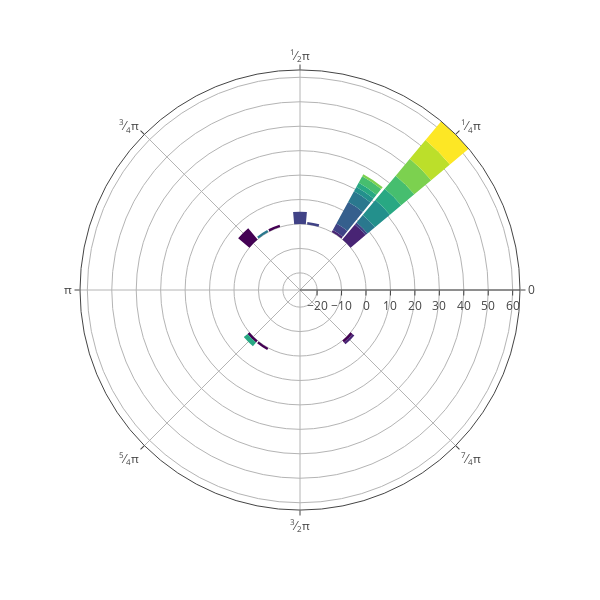
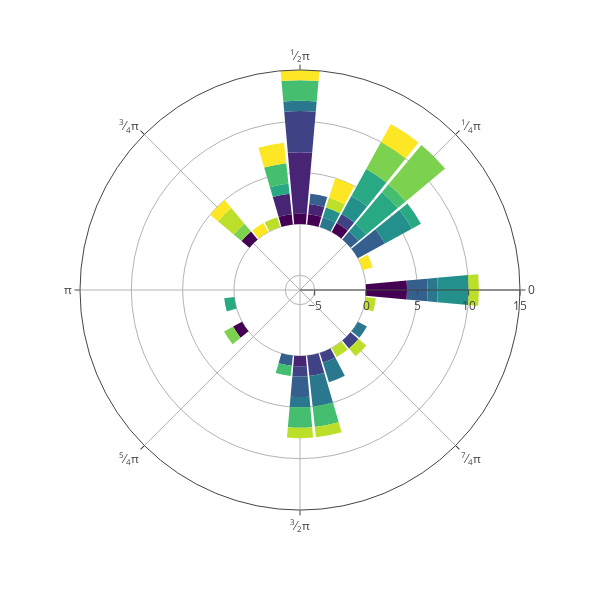
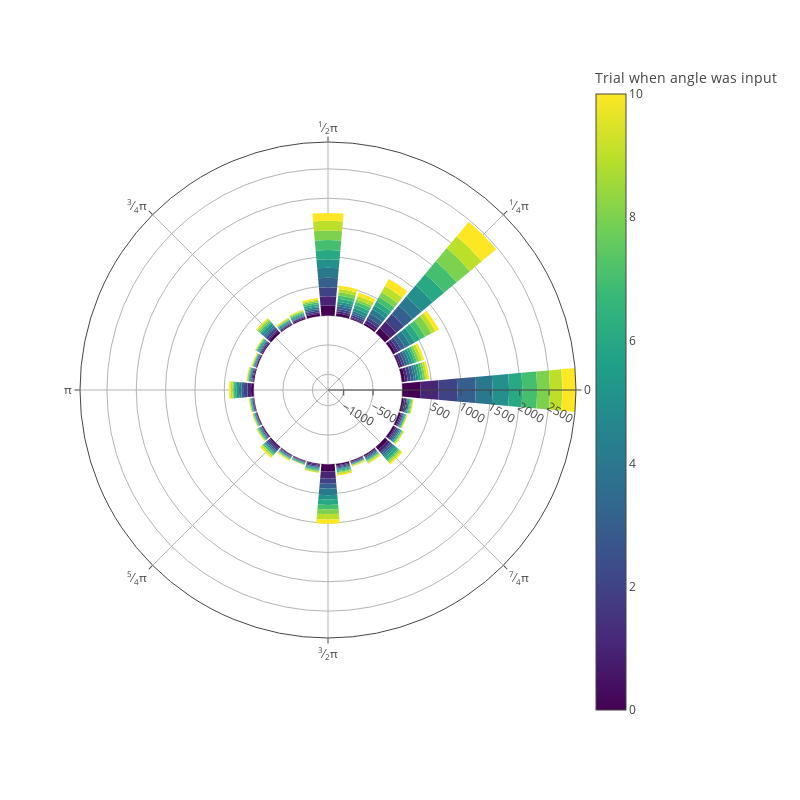

Source (notebook cell) for these figures, in order:
### Code cell
# This is still a bit hard to read, let's plot an alternative figure ! 
# Idea : polar histogram showing counts of actions performed by the subjects, with 
# each action given a specific color : 
# array of angles, between -pi and pi
angles = np.atan2(all_actions_data[...,1,1]-all_actions_data[...,0,1],all_actions_data[...,1,0]-all_actions_data[...,0,0])
print(angles.shape)  # Nsubjects x Ntrials x Nactions

N_bin_categories = 32 # A multiple of 4 (or 8 !)

# The middle of the cardinal points should be the center of their respective bins
half_a_bin = (2*np.pi/(N_bin_categories))*0.5
bins = np.linspace(-np.pi + half_a_bin,np.pi - half_a_bin,N_bin_categories) 

digitized_angles = np.zeros_like(angles)
for subject in range(angles.shape[0]):
    for trial in range(angles.shape[1]):
        digitized_angles[subject,trial,:] = np.digitize(angles[subject,trial,:],bins)   
digitized_angles[digitized_angles > N_bin_categories-1] = 0
digitized_angles = digitized_angles.astype(int)

angle_counts = np.zeros((Nsubj,Ntrials,N_bin_categories))
for subject in range(angles.shape[0]):
    for trial in range(angles.shape[1]):
        angle_counts[subject,trial,:] = np.bincount(digitized_angles[subject,trial,:],minlength=N_bin_categories)

# Let's transform it into a pandas dataframe with 4 coordinates ! 
def using_multiindex(_array, columns):
    shape = _array.shape
    index = pd.MultiIndex.from_product([range(s)for s in shape], names=columns)
    df = pd.DataFrame({'Value': _array.flatten()}, index=index).reset_index()
    return df
df_digit_angles = using_multiindex(digitized_angles, ["Subject","Trial","Timestep"])
df_anglecounts = using_multiindex(angle_counts, ["Subject","Trial","Angle"])




# Plot the angles for each specific subject !
def get_fig_for_subject(subj_id,size=800):
    subject_anglecounts = df_anglecounts.loc[df_anglecounts["Subject"]==subj_id][["Trial", "Angle", "Value"]]
    subject_anglecounts["Angle_degrees"] = (subject_anglecounts["Angle"]/(N_bin_categories))*360 - 180
    fig = px.bar_polar(subject_anglecounts, r="Value", theta="Angle_degrees",
                    color="Trial", template="none",
                    labels={"Trial": "Trial when angle was input"},
                    hover_data={"Trial":True, "Value":True ,"Angle_degrees":True}
                    )

    fig.update_layout(width=size, height=size)

    PERCENT_MIDDLE = 0.30
    # maximum value for the array considered :
    max_angle_count = subject_anglecounts.groupby(['Angle'])["Value"].sum().max()
    min_val = -(PERCENT_MIDDLE/(1-PERCENT_MIDDLE))*max_angle_count

    # Adjust the layout to rotate the plot
    fig.update_layout(
        showlegend=False,
        polar=dict(
            angularaxis=dict(
                rotation=0, 
                thetaunit = "radians",
                direction = "counterclockwise"
            ),
            radialaxis = dict(
                range=[min_val,max_angle_count]
            )
        )
    )
    fig.update(layout_coloraxis_showscale=False)
    
    # fig.update_layout(
    #     margin={'t':0,'l':0,'b':0,'r':0}
    # )
    
    # fig.update_layout(legend=dict(
    #     orientation="v",
    #     yanchor="top",
    #     y=-0.1,
    #     xanchor="center",
    #     x=0.5),
    # )
    return fig


# Plot the angles for each specific subject !
def get_fig_for_all_subjects(size=800,showlegend=True):
    total_anglecounts = df_anglecounts.groupby(["Trial","Angle"])["Value"].sum()
    # total_anglecounts["Total"] = total_anglecounts["Value"].sum()
    total_anglecounts_df = total_anglecounts.reset_index()
    
    total_anglecounts_df["Angle_degrees"] = (total_anglecounts_df["Angle"]/(N_bin_categories))*360 - 180
    fig = px.bar_polar(total_anglecounts_df, r="Value", theta="Angle_degrees",
                    color="Trial", template="none",
                    labels={"Trial": "Trial when angle was input"},
                    hover_data={"Trial":True, "Value":True ,"Angle_degrees":True}
                    )

    fig.update_layout(width=size, height=size)

    PERCENT_MIDDLE = 0.30
    # maximum value for the array considered :
    max_angle_count = total_anglecounts_df.groupby(['Angle'])["Value"].sum().max()
    min_val = -(PERCENT_MIDDLE/(1-PERCENT_MIDDLE))*max_angle_count

    # Adjust the layout to rotate the plot
    fig.update_layout(
        showlegend=False,
        polar=dict(
            angularaxis=dict(
                rotation=0, 
                thetaunit = "radians",
                direction = "counterclockwise"
            ),
            radialaxis = dict(
                range=[min_val,max_angle_count]
            )
        )
    )
    fig.update(layout_coloraxis_showscale=showlegend)
    
    # fig.update_layout(
    #     margin={'t':0,'l':0,'b':0,'r':0}
    # )
    
    # fig.update_layout(legend=dict(
    #     orientation="v",
    #     yanchor="top",
    #     y=-0.1,
    #     xanchor="center",
    #     x=0.5),
    # )
    return fig

my_figure = get_fig_for_subject(0,600)
my_figure.show()

my_figure = get_fig_for_subject(1,600)
my_figure.show()


all_subjects_figure = get_fig_for_all_subjects()
all_subjects_figure.show()

### Figure 1 — Plotly figure (JSON) as saved in the notebook; plotly's stock layout.template omitted (floating-point values rounded to 4 significant figures; data arrays with more than 128 entries replaced by an {"elided": "..."} marker saying what was removed)
{"data": [{"customdata": {"elided": "352x3 float values"}, "hovertemplate": "Value=%{customdata[1]}<br>Angle_degrees=%{customdata[2]}<br>Trial when angle was input=%{marker.color}<extra></extra>", "legendgroup": "", "marker": {"color": {"elided": "352 int values"}, "coloraxis": "coloraxis", "pattern": {"shape": ""}}, "name": "", "r": {"elided": "352 int values"}, "showlegend": false, "subplot": "polar", "theta": {"elided": "352 float values"}, "type": "barpolar"}], "layout": {"barmode": "relative", "coloraxis": {"colorbar": {"title": {"text": "Trial when angle was input"}}, "colorscale": [[0, "#440154"], [0.1111, "#482878"], [0.2222, "#3e4989"], [0.3333, "#31688e"], [0.4444, "#26828e"], [0.5556, "#1f9e89"], [0.6667, "#35b779"], [0.7778, "#6ece58"], [0.8889, "#b5de2b"], [1, "#fde725"]], "showscale": false}, "height": 600, "legend": {"tracegroupgap": 0}, "margin": {"t": 60}, "polar": {"angularaxis": {"direction": "counterclockwise", "rotation": 0, "thetaunit": "radians"}, "domain": {"x": [0, 1], "y": [0, 1]}, "radialaxis": {"range": [-27.0, 63]}}, "showlegend": false, "width": 600}}

### Figure 2 — Plotly figure (JSON) as saved in the notebook; plotly's stock layout.template omitted (floating-point values rounded to 4 significant figures; data arrays with more than 128 entries replaced by an {"elided": "..."} marker saying what was removed)
{"data": [{"customdata": {"elided": "352x3 float values"}, "hovertemplate": "Value=%{customdata[1]}<br>Angle_degrees=%{customdata[2]}<br>Trial when angle was input=%{marker.color}<extra></extra>", "legendgroup": "", "marker": {"color": {"elided": "352 int values"}, "coloraxis": "coloraxis", "pattern": {"shape": ""}}, "name": "", "r": {"elided": "352 int values"}, "showlegend": false, "subplot": "polar", "theta": {"elided": "352 float values"}, "type": "barpolar"}], "layout": {"barmode": "relative", "coloraxis": {"colorbar": {"title": {"text": "Trial when angle was input"}}, "colorscale": [[0, "#440154"], [0.1111, "#482878"], [0.2222, "#3e4989"], [0.3333, "#31688e"], [0.4444, "#26828e"], [0.5556, "#1f9e89"], [0.6667, "#35b779"], [0.7778, "#6ece58"], [0.8889, "#b5de2b"], [1, "#fde725"]], "showscale": false}, "height": 600, "legend": {"tracegroupgap": 0}, "margin": {"t": 60}, "polar": {"angularaxis": {"direction": "counterclockwise", "rotation": 0, "thetaunit": "radians"}, "domain": {"x": [0, 1], "y": [0, 1]}, "radialaxis": {"range": [-6.429, 15]}}, "showlegend": false, "width": 600}}

### Figure 3 — Plotly figure (JSON) as saved in the notebook; plotly's stock layout.template omitted (floating-point values rounded to 4 significant figures; data arrays with more than 128 entries replaced by an {"elided": "..."} marker saying what was removed)
{"data": [{"customdata": {"elided": "352x3 float values"}, "hovertemplate": "Value=%{customdata[1]}<br>Angle_degrees=%{customdata[2]}<br>Trial when angle was input=%{marker.color}<extra></extra>", "legendgroup": "", "marker": {"color": {"elided": "352 int values"}, "coloraxis": "coloraxis", "pattern": {"shape": ""}}, "name": "", "r": {"elided": "352 int values"}, "showlegend": false, "subplot": "polar", "theta": {"elided": "352 float values"}, "type": "barpolar"}], "layout": {"barmode": "relative", "coloraxis": {"colorbar": {"title": {"text": "Trial when angle was input"}}, "colorscale": [[0, "#440154"], [0.1111, "#482878"], [0.2222, "#3e4989"], [0.3333, "#31688e"], [0.4444, "#26828e"], [0.5556, "#1f9e89"], [0.6667, "#35b779"], [0.7778, "#6ece58"], [0.8889, "#b5de2b"], [1, "#fde725"]], "showscale": true}, "height": 800, "legend": {"tracegroupgap": 0}, "margin": {"t": 60}, "polar": {"angularaxis": {"direction": "counterclockwise", "rotation": 0, "thetaunit": "radians"}, "domain": {"x": [0, 1], "y": [0, 1]}, "radialaxis": {"range": [-1268.0, 2959]}}, "showlegend": false, "width": 800}}
